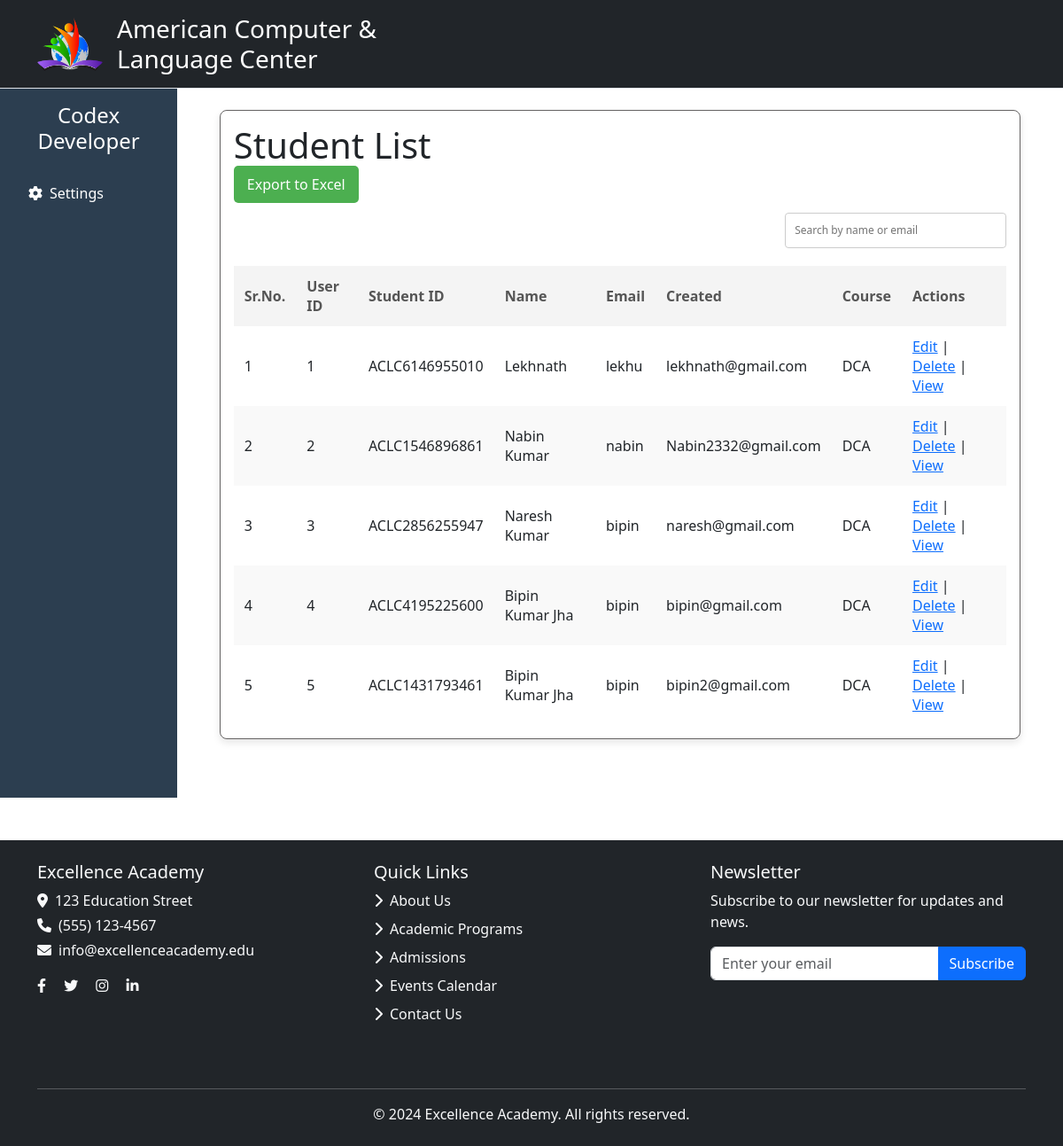
The page /students/ on the database its author committed.
### userapp/models.py (models this page shows, shortened)
class Student(models.Model):
    user = models.ForeignKey(CustomUser, on_delete=models.CASCADE)
    student_id = models.CharField(max_length=10, unique=True)
    role_number = models.CharField(max_length=10, unique=True, editable=False)
    created_by = models.ForeignKey(CustomUser, on_delete=models.SET_NULL, null=True, blank=True, related_name='created_students')
    profile_photo = models.ImageField(upload_to='students/', default='students/default-avatar.jpg', null=True)
    name = models.CharField(max_length=100)  # Full name can be stored as one field or use first_name, last_name
    email = models.EmailField()
    gender = models.CharField(max_length=10, choices=GENDER_CHOICES)
    course = models.ForeignKey('Course', on_delete=models.CASCADE)
    address = models.TextField()
    dob = models.DateField()
    father_name = models.CharField(max_length=255, blank=True, null=True)
    father_occupation = models.CharField(max_length=255, blank=True, null=True)
    father_phone = models.CharField(max_length=20, blank=True, null=True)
    mother_name = models.CharField(max_length=255, blank=True, null=True)

class CustomUser(AbstractBaseUser, PermissionsMixin):
    username = models.CharField(max_length=150, unique=True)
    email = models.EmailField(unique=True)
    full_name = models.CharField(max_length=255)
    is_active = models.BooleanField(default=True)
    is_staff = models.BooleanField(default=False)  # Staff user (can log into admin)
    role = models.CharField(
        max_length=10,
        choices=UserRole.choices,
        default=UserRole.ADMIN
    )
    objects = CustomUserManager()
    USERNAME_FIELD = 'email'
    REQUIRED_FIELDS = ['full_name']  # Only full_name is required for superuser creation
    def __str__(self):
        return self.username

class Course(models.Model):
    name = models.CharField(max_length=255)
    description = models.TextField()
    duration = models.IntegerField(help_text="Duration of the course in hours or weeks")
    prerequisites = models.TextField(blank=True, null=True, help_text="Any prerequisite knowledge or courses required for this course")
    status = models.CharField(
        max_length=50,
        choices=[('Active', 'Active'), ('Completed', 'Completed'), ('Cancelled', 'Cancelled')],
        default='Active'
    )
    start_date = models.DateField(help_text="Course start date", null=True, blank=True)
    end_date = models.DateField(help_text="Course end date", null=True, blank=True)
    teachers = models.ManyToManyField('Teacher', related_name='courses', blank=True)
    students = models.ManyToManyField('Student', related_name='courses', blank=True)
    class Meta:
        verbose_name = 'Course'
        verbose_name_plural = 'Courses'
        ordering = ['name']

### userapp/views.py (the view)
# urls.py: path('students/', views.student_list, name='student_list'),
def student_list(request):
    query = request.GET.get('search', '')  # Get the search query from the GET request
    students = Student.objects.all()  # Get all students
    if query:
        students = students.filter(name__icontains=query) | students.filter(email__icontains=query)
    return render(request, 'accounts/student_list.html', {
        'students': students,
        'search_query': query
    })

### userapp/templates/accounts/student_list.html (shortened to what this page needs)
{% extends "user/base.html" %}
{% block content %}
<div style="border: rgb(101, 99, 99) solid 1px; width: 66rem;" class="form-container">
    <h1>Student List</h1>
    <div class="export-btn">
        <a href="{% url 'export_students_to_excel' %}">Export to Excel</a>
    </div>
    <div class="search-box">
        <form method="GET" action="{% url 'student_list' %}">
            <input type="text" name="search" placeholder="Search by name or email" value="{{ search_query }}">
        </form>
    </div>
    <table>
        <thead>
            <tr>
                <th>Sr.No.</th>
                <th>User ID </th>
                <th> Student ID </th>
                <th>Name</th>
                <th>Email</th>
                <th>Created</th>
                <th>Course</th>
                <th>Actions</th>
            </tr>
        </thead>
        <tbody>
            {% for student in students %}
            <tr>
                <td>{{ forloop.counter }}</td>
                <td>{{ student.id }}</td>
                <td>{{ student.student_id }}</td>
                <td>{{ student.name }}</td>
                <td>{{ student.created_by }}</td>
                <td>{{ student.email }}</td>
                <td>{{ student.course.name }}</td>
                <td>
                    <a href="{% url 'edit_student' student.id %}">Edit</a> |
                    <a href="{% url 'delete_student' student.id %}">Delete</a> |
                    <a href="{% url 'show_student' student.id %}"> View </a>
                </td>
            </tr>
            {% empty %}
            <tr>
                <td colspan="7">No students found</td>
            </tr>
            {% endfor %}
        </tbody>
    </table>
</div>
{% endblock content %}

### userapp/templates/accounts/student_list.html (style rules this page uses)
.form-container { background: #fff; padding: 20px; border-radius: 8px; box-shadow: 0 4px 8px rgba(0, 0, 0, 0.1); max-width: 80rem; width: 100%; margin: 0 auto; box-sizing: border-box; }
@media (max-width: 1200px) { .form-container { max-width: 95%; padding: 15px; } }
table { width: 100%; border-collapse: collapse; }
th, td { padding: 12px; text-align: left; vertical-align: middle; }
th { font-weight: bold; color: #555; background-color: #f4f4f4; }
tr:nth-child(even) { background-color: #f9f9f9; }
tr:nth-child(odd) { background-color: #ffffff; }
.search-box { margin-bottom: 20px; text-align: right; }
input[type="text"] { padding: 10px; border-radius: 4px; font-size: 12px; width: 250px; border: 1px solid #ccc; }
.export-btn { margin-bottom: 20px; text-align: left; }
.export-btn a { padding: 10px 15px; background-color: #4CAF50; color: white; text-decoration: none; border-radius: 5px; }

### rows shown on the page
Student: id "1", student_id "ACLC6146955010", name "Lekhnath", created_by "lekhu", email "lekhnath@gmail.com", course.name "DCA"
Student: id "2", student_id "ACLC1546896861", name "Nabin Kumar", created_by "nabin", email "Nabin2332@gmail.com", course.name "DCA"
Student: id "3", student_id "ACLC2856255947", name "Naresh Kumar", created_by "bipin", email "naresh@gmail.com", course.name "DCA"
Student: id "4", student_id "ACLC4195225600", name "Bipin Kumar Jha", created_by "bipin", email "bipin@gmail.com", course.name "DCA"
Student: id "5", student_id "ACLC1431793461", name "Bipin Kumar Jha", created_by "bipin", email "bipin2@gmail.com", course.name "DCA"
